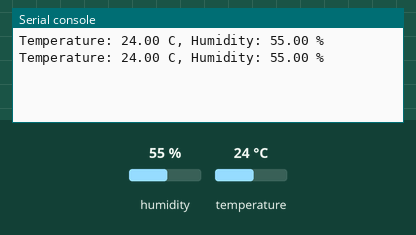
Recording of a program running on a simulated MicroPython board. Parts: the last lines printed to the serial console. The test bench sets the inputs (shaded band); at power-on: humidity 55 %, temperature 24 °C.

Above: at 1.2 s.
1.3 s: humidity set to 22 %
At 2.7 s:
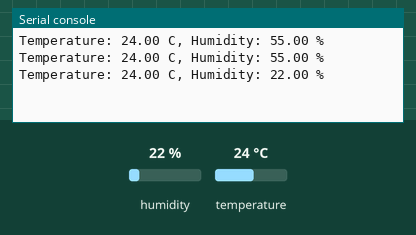
2.8 s: temperature set to 12 °C
At 4.1 s:
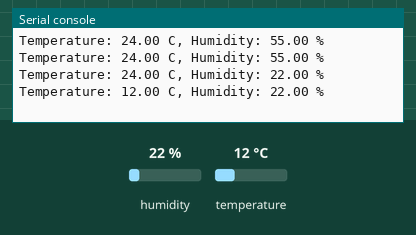
4.3 s: humidity set to 40 %
At 5.3 s:
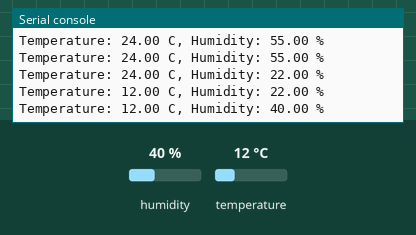
Timing chart, 0 to 7.3 s (numbered marks = the images above; inputs shaded):
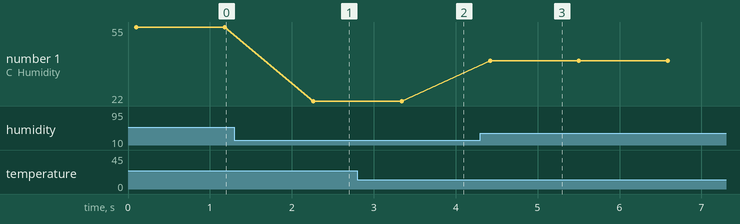

Measured:
- after the input at 1.3 s, the serial console: prints a new line after 0.96 s (image 1)
- after the input at 2.8 s, the serial console: prints a new line after 0.54 s (image 2)
- after the input at 4.3 s, the serial console: prints a new line after 0.12 s (image 3)
- plotted number 1: 55 → 22 after the input at 1.3 s, 22 → 40 after the input at 4.3 s

The program:

practice12-01.py
```python
from machine import Pin, I2C
import time

PIN_SCL = 22
PIN_SDA = 21

class AHT20:
    """
    AHT20測定クラス
    """

    def __init__(self, i2c):
        """
        コンストラクタ

        Parameters:
        -----------
        i2c : I2Cオブジェクト
        """
        self.i2c = i2c
        self.addr = 0x38
        self._init_sensor()

    def _init_sensor(self):
        """
        センサの初期化(コマンド"\xBE"の送信)
        """
        self.i2c.writeto(self.addr, b'\xBE')
        time.sleep(0.02)

    def _read_data(self):
        """
        測定・データの読み込み（測定コマンドの送信）
        """
        self.i2c.writeto(self.addr, b'\xAC\x33\x00')
        time.sleep(0.08)
        data = self.i2c.readfrom(self.addr, 6)
        return data

    def get_temperature_humidity(self):
        """
        温度・湿度の読み込み
        """
        data = self._read_data()
        humidity = ((data[1] << 12) | (data[2] << 4) | (data[3] >> 4)) / (1 << 20) * 100
        temperature = (((data[3] & 0x0F) << 16) | (data[4] << 8) | data[5]) / (1 << 20) * 200 - 50
        return temperature, humidity

def main():

    i2c = I2C(0, scl=Pin(PIN_SCL), sda=Pin(PIN_SDA), freq=400000)
    sensor = AHT20(i2c)

    while True:
        temperature, humidity = sensor.get_temperature_humidity()
        print("Temperature: {:.2f} C, Humidity: {:.2f} %".format(temperature, humidity))
        time.sleep(1)

if __name__ == '__main__':
    main()
```
